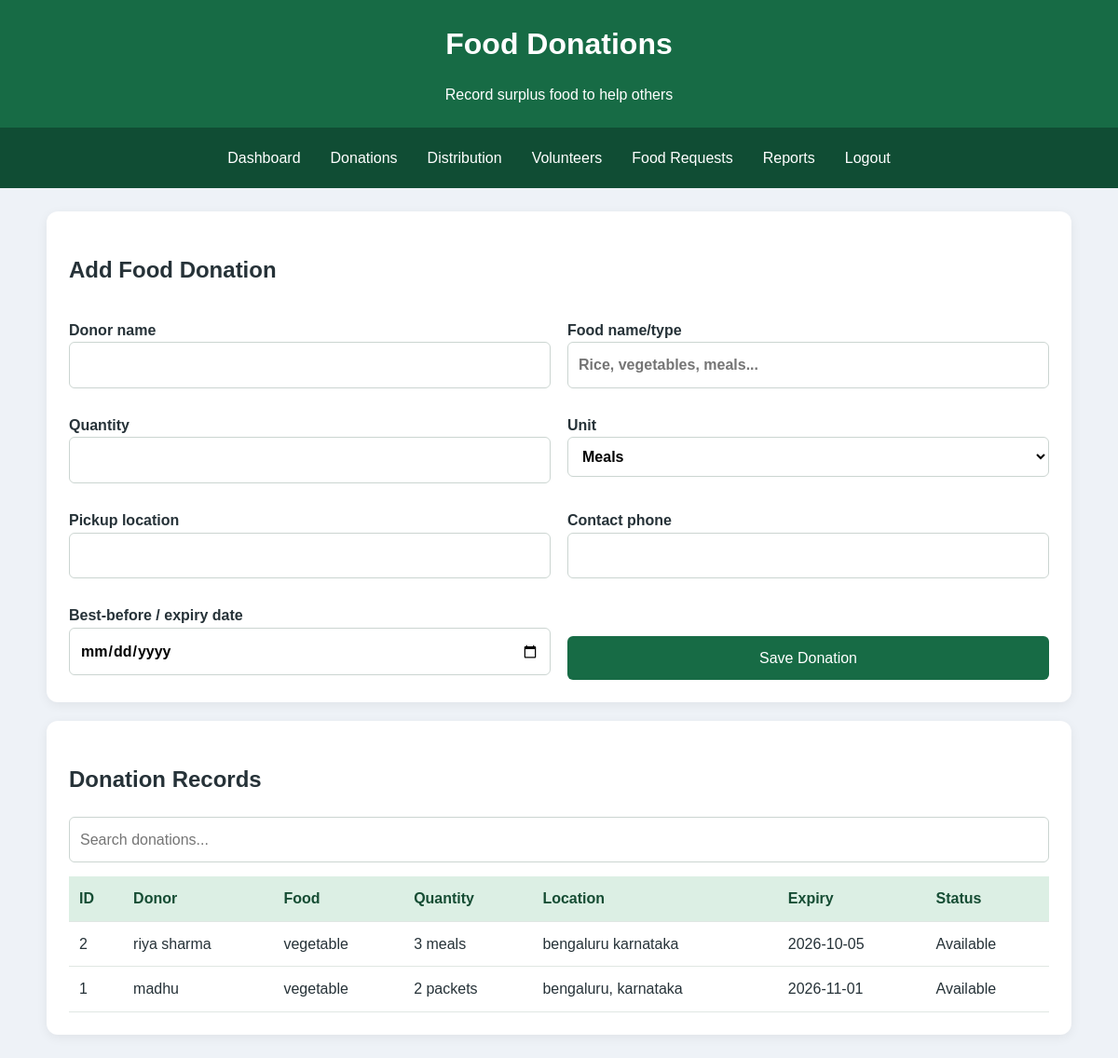
The page /donations (signed in) on the database as committed earlier.
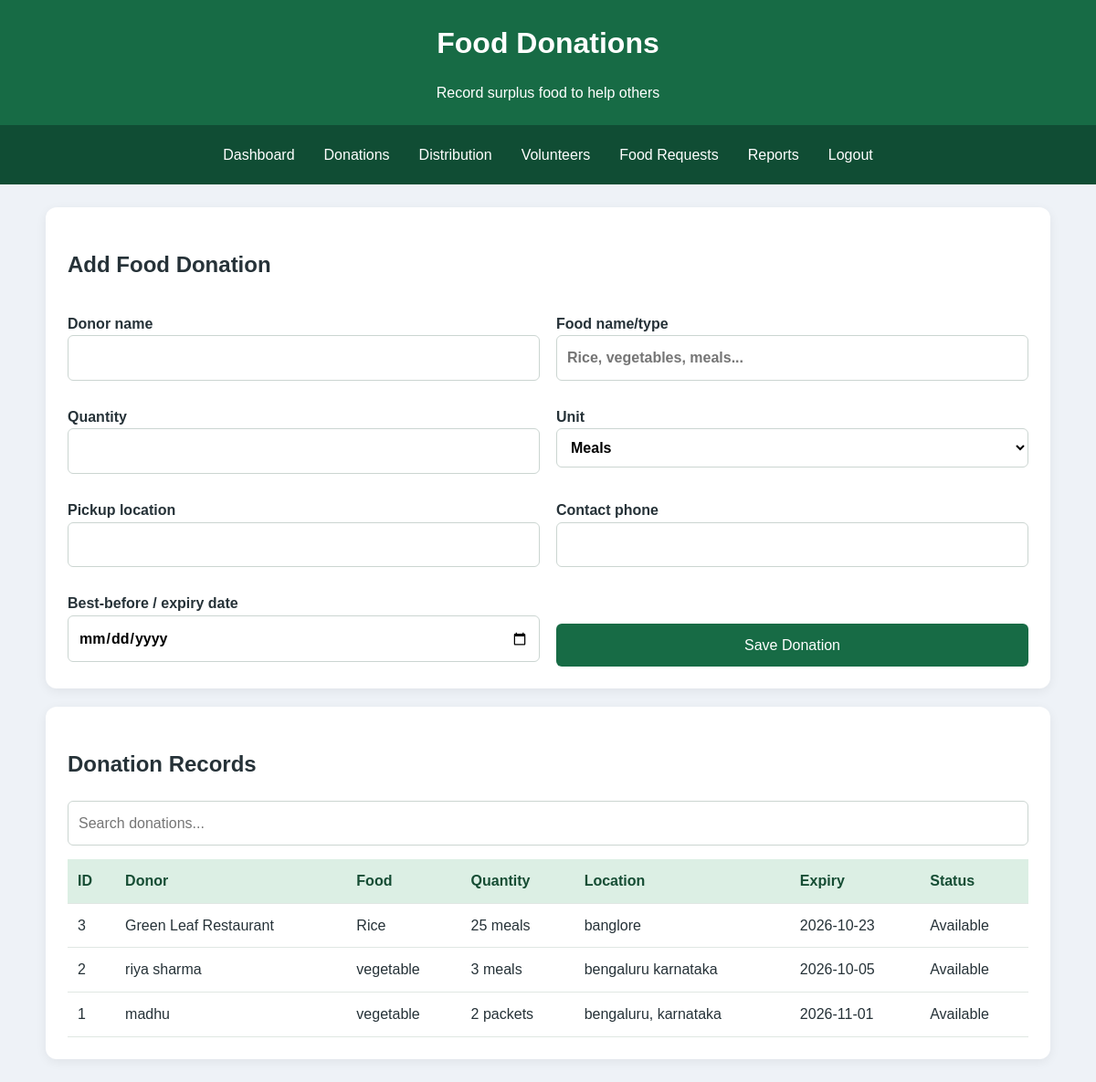
The same page on the database as committed later.
### tables this page shows
CREATE TABLE donations (
            id INTEGER PRIMARY KEY AUTOINCREMENT,
            donor TEXT NOT NULL,
            food_name TEXT NOT NULL,
            quantity INTEGER NOT NULL,
            unit TEXT NOT NULL,
            location TEXT NOT NULL,
            phone TEXT NOT NULL,
            expiry TEXT NOT NULL,
            status TEXT NOT NULL DEFAULT 'Available',
            created_at TEXT NOT NULL
        );

### app.py (the view, shortened to what this page needs)
@app.route("/donations", methods=["GET", "POST"])
@login_required
def donations():
    with get_db() as db:
        records = db.execute(
            "SELECT * FROM donations ORDER BY id DESC"
        ).fetchall()
    return render_template("donations.html", records=records)

### app.py (called while the page is built)
def get_db():
    connection = sqlite3.connect(DATABASE)
    connection.row_factory = sqlite3.Row
    connection.execute("PRAGMA foreign_keys = ON")
    return connection

def login_required(function):
    @wraps(function)
    def wrapper(*args, **kwargs):
        if "user_id" not in session:
            flash("Please log in to continue.", "error")
            return redirect(url_for("index"))
        return function(*args, **kwargs)
    return wrapper

### templates/donations.html (shortened to what this page needs)
<!DOCTYPE html>
<html lang="en">
<head>
<link rel="stylesheet" href="{{ url_for('static', filename='style.css') }}">
</head>
<body>
<header><h1>Food Donations</h1><p>Record surplus food to help others</p></header>
<nav>
<a href="{{ url_for('dashboard') }}">Dashboard</a>
<a href="{{ url_for('donations') }}">Donations</a>
<a href="{{ url_for('Distribution') }}">Distribution</a>
<a href="{{ url_for('Volunteering') }}">Volunteers</a>
<a href="{{ url_for('Donate_to_needy') }}">Food Requests</a>
<a href="{{ url_for('Reports') }}">Reports</a>
<a href="{{ url_for('logout') }}">Logout</a>
</nav>
<main class="container">
<section class="panel">
<h2>Add Food Donation</h2>
<form method="POST" class="form-grid">
<label>Donor name<input name="donor" required></label>
<label>Food name/type<input name="food_name" required placeholder="Rice, vegetables, meals..."></label>
<label>Quantity<input type="number" name="quantity" min="1" required></label>
<label>Unit<select name="unit" required><option value="meals">Meals</option><option value="kg">Kilograms</option><option value="packets">Packets</option><option value="boxes">Boxes</option></select></label>
<label>Pickup location<input name="location" required></label>
<label>Contact phone<input name="phone" type="tel" required></label>
<label>Best-before / expiry date<input name="expiry" type="date" required></label>
<button type="submit">Save Donation</button>
</form>
</section>
<section class="panel">
<h2>Donation Records</h2>
<input id="tableSearch" placeholder="Search donations...">
<div class="table-wrap">
<table id="dataTable">
<thead><tr><th>ID</th><th>Donor</th><th>Food</th><th>Quantity</th><th>Location</th><th>Expiry</th><th>Status</th></tr></thead>
<tbody>
{% for item in records %}
<tr><td>{{ item.id }}</td><td>{{ item.donor }}</td><td>{{ item.food_name }}</td><td>{{ item.quantity }} {{ item.unit }}</td><td>{{ item.location }}</td><td>{{ item.expiry }}</td><td>{{ item.status }}</td></tr>
{% else %}
<tr><td colspan="7">No food donations recorded.</td></tr>
{% endfor %}
</tbody>
</table>
</div>
</section>
</main>
</body>
</html>

Rows that differ between the two databases and show on the page:
added donations: id "3", donor "Green Leaf Restaurant", food_name "Rice", quantity "25", unit "meals", location "banglore", expiry "2026-10-23", status "Available"
